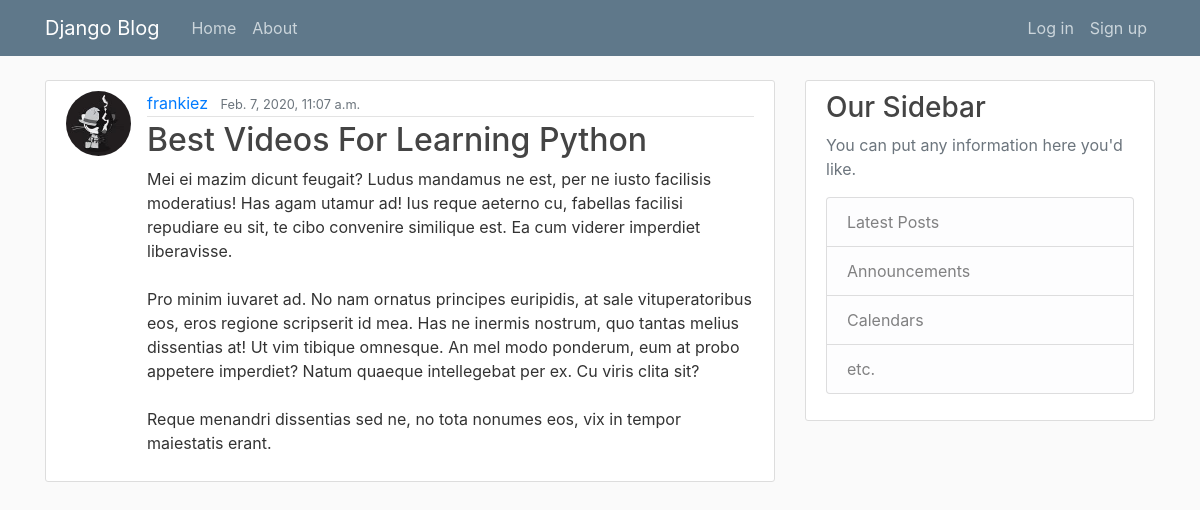
The app's page /posts/21/ with its own data.
### posts/models.py (models this page shows, shortened)
class Post(models.Model):
    title = models.CharField(max_length=100)
    content = models.TextField()
    date_posted = models.DateTimeField(default=timezone.now)
    author = models.ForeignKey(User, on_delete=models.CASCADE)

### users/models.py (models this page shows, shortened)
class Profile(models.Model):
    user = models.OneToOneField(User, on_delete=models.CASCADE)
    thumbnail = models.ImageField(default='default.jpg', upload_to='thumbnails')

### posts/views.py (the view)
# urls.py: path('<int:pk>/', PostDetailView.as_view(extra_context={ 'title': 'Post detail' }), name='detail'),
class PostDetailView(DetailView):
    model = Post
    def get_context_data(self, **kwargs):
        post = get_object_or_404(Post, id=self.kwargs.get('pk'))
        context = super().get_context_data(**kwargs)
        context['title'] = f'{ post.title }'
        return context

### posts/templates/posts/post_detail.html (shortened to what this page needs)
{% extends 'layout.html' %}
{% load tz %}
{% block content %}
    <article class="media content-section">
        <img src="{{ object.author.profile.thumbnail.url }}" alt="Thumbnail" class="rounded-circle article-img">
        <div class="media-body">
            <div class="article-metadata">
                <a class="mr-2" href="{% url 'posts:user-posts' object.author.username %}">{{ object.author.username }}</a>
                <small class="text-muted">{{ object.date_posted|localtime }}</small>
            </div>
            <h2 class="article-title">{{ object.title }}</h2>
            <p class="article-content">{{ object.content }}</p>
        </div>
    </article>
{% endblock %}

### assets/styles.css (style rules this page uses)
body { background: #fafafa; color: #333333; margin-top: 5rem; }
h1, h2, h3, h4, h5, h6 { color: #444444; }
.content-section { background: #ffffff; padding: 10px 20px; border: 1px solid #dddddd; border-radius: 3px; margin-bottom: 20px; }
.article-title { color: #444444; }
.article-content { white-space: pre-line; }
.article-img { height: 65px; width: 65px; margin-right: 16px; }
.article-metadata { padding-bottom: 1px; margin-bottom: 4px; border-bottom: 1px solid #e3e3e3 }

### records on screen
Post: author.profile.thumbnail (picture), author.username "frankiez", date_posted "Feb. 7, 2020, 11:07 a.m.", title "Best Videos For Learning Python", content "Mei ei mazim dicunt feugait? Ludus mandamus ne est, per ne iusto facilisis moderatius! Has agam utamur ad! Ius reque aeterno cu, fabellas facilisi repudiare eu sit, te cibo convenire similique est. Ea cum viderer imperdiet liberavisse. Pro minim iuvaret ad. No nam ornatus principes euripidis, at sale vituperatoribus eos, eros regione scripserit id mea. Has ne inermis nostrum, quo tantas melius dissentias at! Ut vim tibique omnesque. An mel modo ponderum, eum at probo appetere imperdiet? Natum quaeque intellegebat per ex. Cu viris clita sit? Reque menandri dissentias sed ne, no tota nonumes eos, vix in tempor maiestatis erant."
